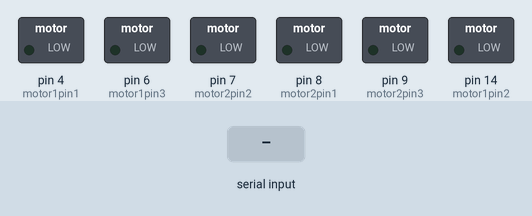
Recording of a sketch running on a simulated Arduino Uno, built with avr-gcc and run on an emulated ATmega328P. On the bench: switched loads named in the sketch (green lamp = pin HIGH). The inputs (shaded band) are chosen by the test bench.

Above: at 1.2 s.
1.3 s: "1" received over Serial
At 2.45 s:
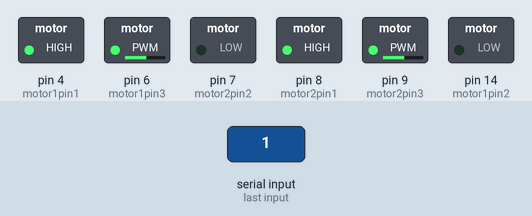
At 3.09 s:
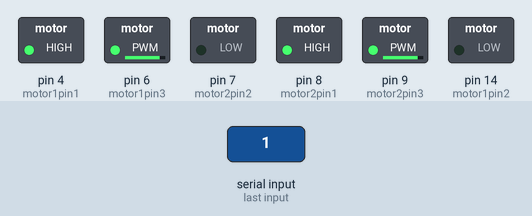
4.3 s: "2" received over Serial
At 6.09 s:
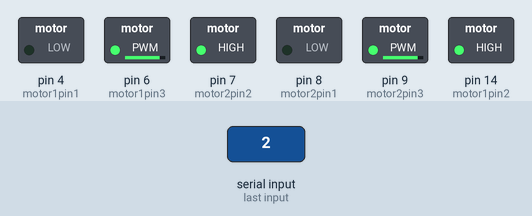
Timing chart, 0 to 8.3 s (numbered marks = the images above; inputs shaded):
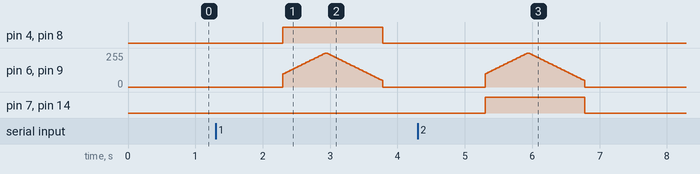

The sketch:

Motor-Driver-Remote.ino
```cpp
#define trigPin 3
#define echoPin 2

long sonicDuration;
int sonicDistance;

int motor1pin1 = 4;
int motor1pin2 = 14;
int motor1pin3 = 6;

int motor2pin1 = 8;
int motor2pin2 = 7;
int motor2pin3 = 9;

String RCinput = "0";
String RCprevious = "0";

void setup() {
  pinMode(motor1pin1, OUTPUT);
  pinMode(motor1pin2, OUTPUT);
  pinMode(motor1pin3, OUTPUT);

  pinMode(motor2pin1, OUTPUT);
  pinMode(motor2pin2, OUTPUT);
  pinMode(motor2pin3, OUTPUT);

  Serial.begin(57600);
  // pinMode(trigPin,OUTPUT);
  // pinMode(echoPin,INPUT);
}

void loop() {

  // digitalWrite(trigPin,LOW);
  // delayMicroseconds(2);
  // digitalWrite(trigPin,HIGH);
  // delayMicroseconds(10);
  // digitalWrite(trigPin,LOW);

  // sonicDuration=pulseIn(echoPin,HIGH);
  // sonicDistance=(sonicDuration*0.034/2);
  // Serial.println(sonicDistance);
  // delay(1000);

  int stepSize = 5;
  int duration = 20;
  int stepMax = 255;
  int stepMin = 0;
  // step : 0 - 255
  // direction : true --> forward
  // heading : true --> turn
  // yaw: true --> right

  // if (sonicDistance > 10){
    if (Serial.available() > 0) {
      RCinput = Serial.readString();
    }
    else{
      RCinput = "0";
    }

    if (RCinput == RCprevious){
      if (RCinput == "1"){
        stepUp(stepMax, stepMax, stepSize, duration, true, false, true);
        RCprevious = "1";
      }

      else if (RCinput == "2"){
        stepUp(stepMax, stepMax, stepSize, duration, false, false, true);
        RCprevious = "2";
      }
    }

    else{

      if (RCprevious == "1"){
        stepDown(stepMax, 50, stepSize, duration, true, false, true);
        RCprevious = "0";
      }

      else if (RCprevious == "2"){
        stepDown(stepMax, 50, stepSize, duration, false, false, true);
        RCprevious = "0";
      }

      if (RCinput == "1"){
        stepUp(100, stepMax, stepSize, duration, true, false, true);
        RCprevious = "1";
      }

      else if (RCinput == "2"){
        stepUp(100, stepMax, stepSize, duration, false, false, true);
        RCprevious = "2";
      }
    }
  // }
  // else{
  //   stopCon();
  // }
}

void stepUp(int stepMin, int stepMax, int stepSize, int duration, bool direction, bool heading, bool yaw){
  for(int i = stepMin; i <= stepMax; i=i+stepSize){
    speedCon(i);
    if (direction == true && heading == false) forwardCon(duration);
    if (direction == false && heading == false) backwardCon(duration);
    if (direction == true && heading == true && yaw == true) forwardRightCon(duration);
    if (direction == true && heading == true && yaw == false) forwardLeftCon(duration);
    if (direction == false && heading == true && yaw == true) backwardRightCon(duration);
    if (direction == false && heading == true && yaw == false) backwardLeftCon(duration);
  }
}

void stepDown(int stepMax, int stepMin, int stepSize, int duration, bool direction, bool heading, bool yaw){
  for(int i = stepMax; i >= stepMin; i=i-stepSize){
    speedCon(i);
    if (direction == true && heading == false) forwardCon(duration);
    if (direction == false && heading == false) backwardCon(duration);
    if (direction == true && heading == true && yaw == true) forwardRightCon(duration);
    if (direction == true && heading == true && yaw == false) forwardLeftCon(duration);
    if (direction == false && heading == true && yaw == true) backwardRightCon(duration);
    if (direction == false && heading == true && yaw == false) backwardLeftCon(duration);
  }
  stopCon();
}

void speedCon(int speed){
  analogWrite(motor1pin3, speed);
  analogWrite(motor2pin3, speed);
}

void forwardCon(int duration){
  digitalWrite(motor1pin1, HIGH);
  digitalWrite(motor1pin2, LOW);

  digitalWrite(motor2pin1, HIGH);
  digitalWrite(motor2pin2, LOW);

  delay(duration);
}

void backwardCon(int duration){
  digitalWrite(motor1pin1, LOW);
  digitalWrite(motor1pin2, HIGH);

  digitalWrite(motor2pin1, LOW);
  digitalWrite(motor2pin2, HIGH);

  delay(duration);
}

void forwardLeftCon(int duration){
  digitalWrite(motor1pin1, HIGH);
  digitalWrite(motor1pin2, LOW);

  delay(duration);
}

void forwardRightCon(int duration){
  digitalWrite(motor2pin1, HIGH);
  digitalWrite(motor2pin2, LOW);

  delay(duration);
}

void backwardLeftCon(int duration){
  digitalWrite(motor1pin1, LOW);
  digitalWrite(motor1pin2, HIGH);

  delay(duration);
}

void backwardRightCon(int duration){
  digitalWrite(motor2pin1, LOW);
  digitalWrite(motor2pin2, HIGH);

  delay(duration);
}

void stopCon(){
  digitalWrite(motor1pin1, LOW);
  digitalWrite(motor1pin2, LOW);

  digitalWrite(motor2pin1, LOW);
  digitalWrite(motor2pin2, LOW);

  speedCon(0);
}
```

Measured:
- after the input at 1.3 s, pin 4 (motor1pin1), pin 8 (motor2pin1): LOW → HIGH after 1.0 s, → LOW 1.5 s later; pin 6 (motor1pin3), pin 9 (motor2pin3): rises from 0/255 to 255/255 in 0.62 s, then falls to 0/255 in 0.86 s
- after the input at 4.3 s, pin 6 (motor1pin3), pin 9 (motor2pin3): rises from 0/255 to 255/255 in 0.62 s, then falls to 0/255 in 0.86 s; pin 7 (motor2pin2), pin 14 (motor1pin2): LOW → HIGH after 1.0 s, → LOW 1.5 s later
